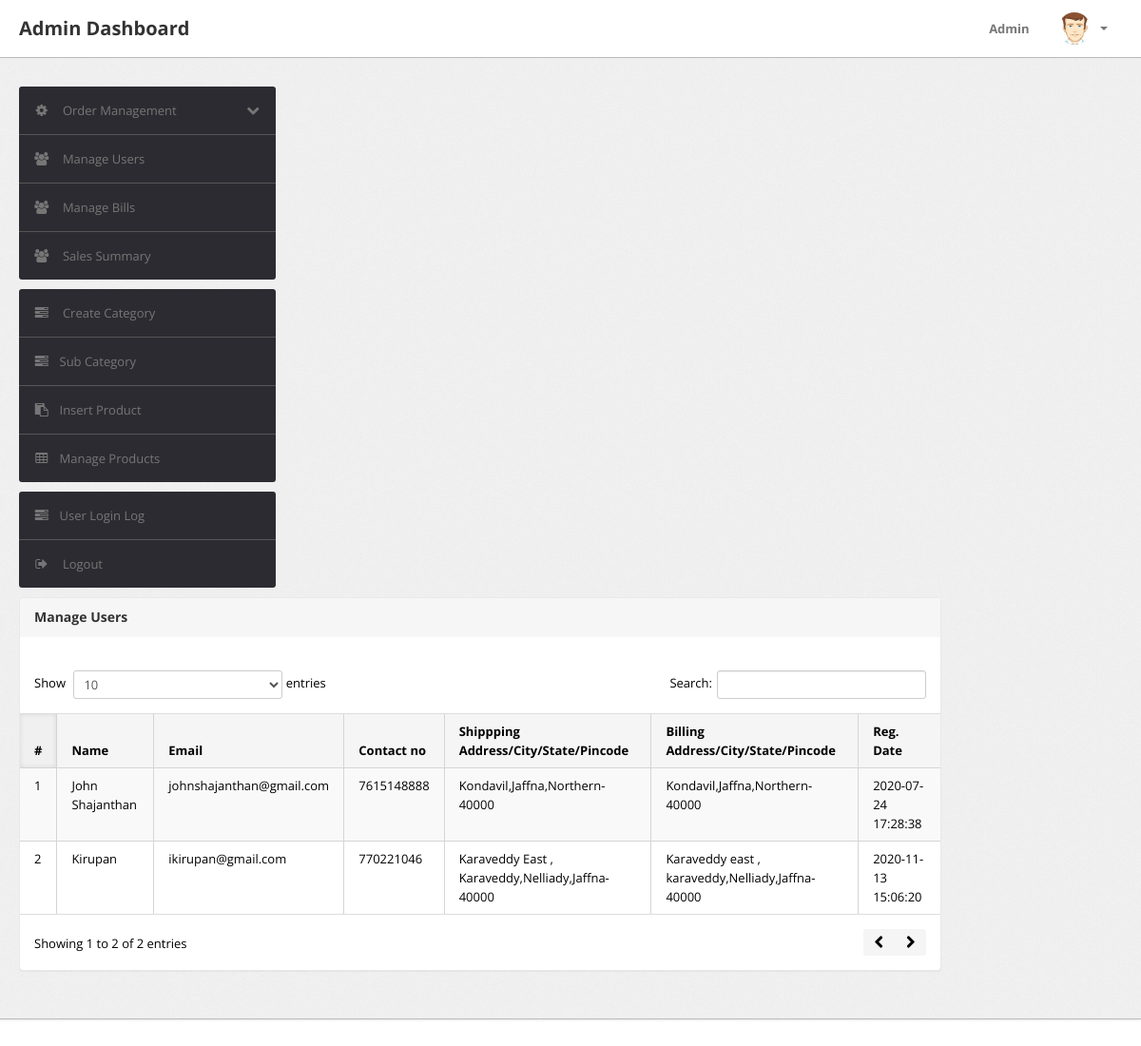
Before: /admin/manage-users.php (signed in) with the older database file.
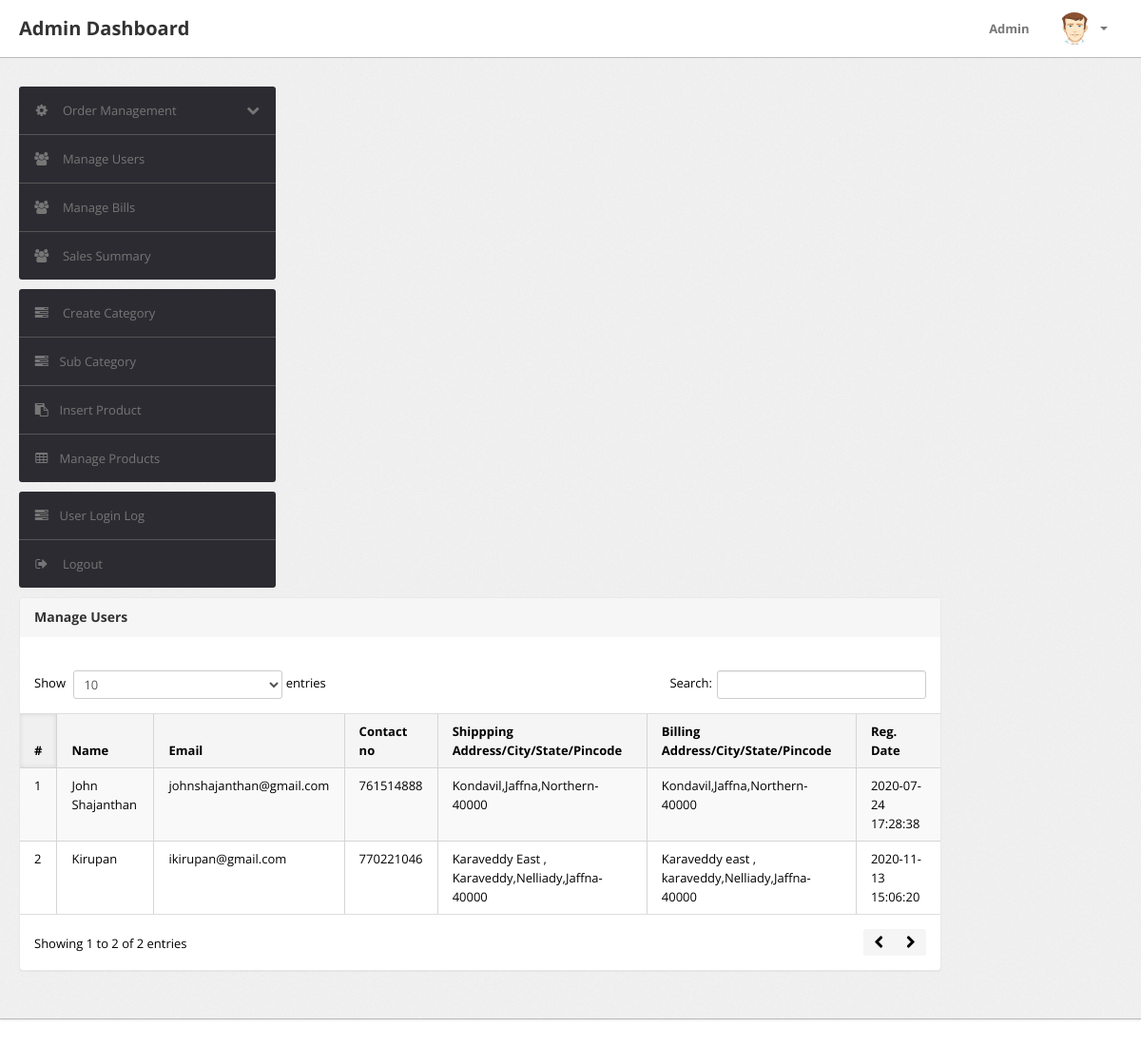
After: the same page with the newer database file.
### tables this page shows
CREATE TABLE `users` (
  `id` int(11) NOT NULL,
  `name` varchar(255) DEFAULT NULL,
  `email` varchar(255) DEFAULT NULL,
  `contactno` bigint(11) DEFAULT NULL,
  `password` varchar(255) DEFAULT NULL,
  `shippingAddress` longtext DEFAULT NULL,
  `shippingState` varchar(255) DEFAULT NULL,
  `shippingCity` varchar(255) DEFAULT NULL,
  `shippingPincode` int(11) DEFAULT NULL,
  `billingAddress` longtext DEFAULT NULL,
  `billingState` varchar(255) DEFAULT NULL,
  `billingCity` varchar(255) DEFAULT NULL,
  `billingPincode` int(11) DEFAULT NULL,
  `regDate` timestamp NOT NULL DEFAULT current_timestamp(),
  `updationDate` varchar(255) DEFAULT NULL
);

### admin/manage-users.php (the view, shortened to what this page needs)
<?php
include('include/config.php');
if(strlen($_SESSION['alogin'])==0)
	{
header('location:index.php');
}
else{
?>
<!DOCTYPE html>
<html lang="en">
<head>
	<link type="text/css" href="bootstrap/css/bootstrap.min.css" rel="stylesheet">
	<link type="text/css" href="bootstrap/css/bootstrap-responsive.min.css" rel="stylesheet">
	<link type="text/css" href="css/theme.css" rel="stylesheet">
	<link type="text/css" href="images/icons/css/font-awesome.css" rel="stylesheet">
</head>
<body>
<?php include('include/header.php');?>
	<div class="wrapper">
		<div class="container-fluid">
			<div class="row">
<?php include('include/sidebar.php');?>
			<div class="span10">
					<div class="content">
	<div class="module">
							<div class="module-head">
								<h3>Manage Users</h3>
							</div>
							<div class="module-body table">
									<br />
								<table cellpadding="0" cellspacing="0" border="0" class="datatable-1 table table-bordered table-striped	 display" width="100%">
									<thead>
										<tr>
											<th>#</th>
											<th> Name</th>
											<th>Email </th>
											<th>Contact no</th>
											<th>Shippping Address/City/State/Pincode </th>
											<th>Billing Address/City/State/Pincode </th>
											<th>Reg. Date </th>
										</tr>
									</thead>
									<tbody>
<?php $query=mysqli_query($con,"select * from users");
$cnt=1;
while($row=mysqli_fetch_array($query))
{
?>
										<tr>
											<td><?php echo htmlentities($cnt);?></td>
											<td><?php echo htmlentities($row['name']);?></td>
											<td><?php echo htmlentities($row['email']);?></td>
											<td> <?php echo htmlentities($row['contactno']);?></td>
											<td><?php echo htmlentities($row['shippingAddress'].",".$row['shippingCity'].",".$row['shippingState']."-".$row['shippingPincode']);?></td>
											<td><?php echo htmlentities($row['billingAddress'].",".$row['billingCity'].",".$row['billingState']."-".$row['billingPincode']);?></td>
											<td><?php echo htmlentities($row['regDate']);?></td>
										<?php $cnt=$cnt+1; } ?>
								</table>
							</div>
						</div>
					</div>
				</div>
			</div>
		</div>
	</div>
<?php include('include/footer.php');?>
</body>
<?php } ?>

Changed rows visible on the page:
changed users "John Shajanthan": contactno "7615148888" → "761514888"
